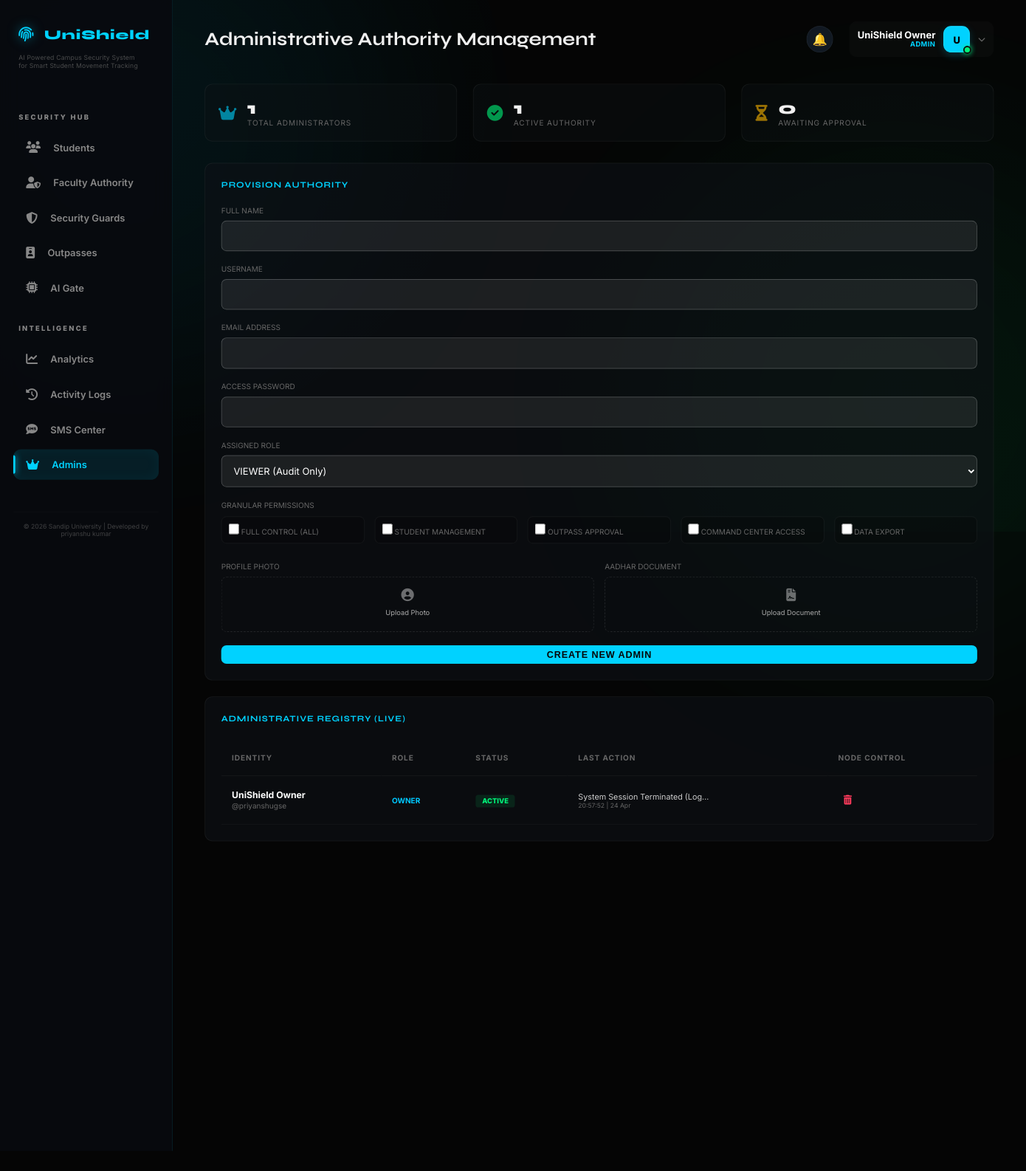
/admin/manage_admins (signed in), run on an earlier commit of the app's database.
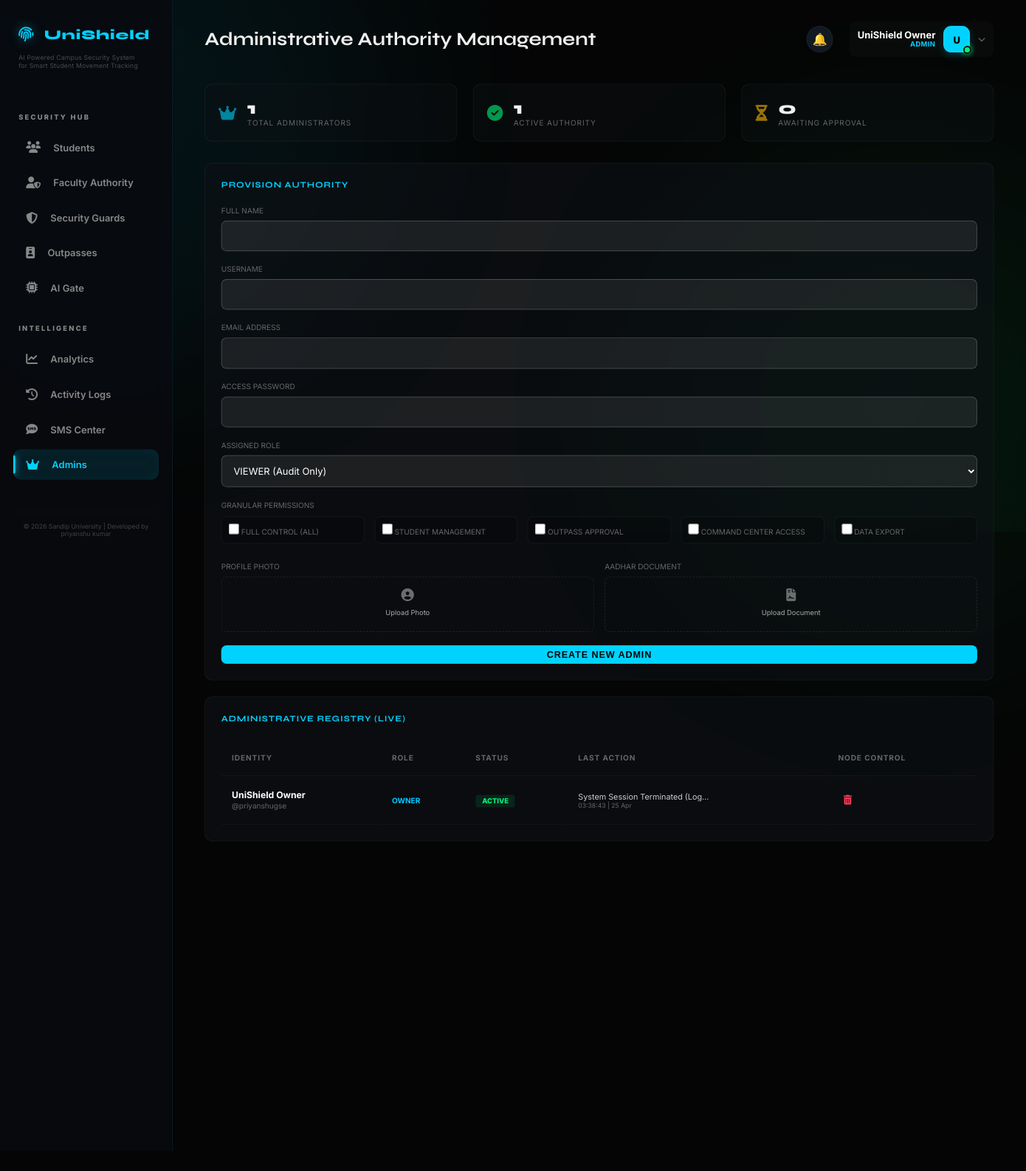
And on a later commit of the database.
### models/user.py (models this page shows, shortened)
class User(db.Model, UserMixin):
    __tablename__ = 'users'
    id = db.Column(db.Integer, primary_key=True)
    username = db.Column(db.String(80), unique=True, nullable=False)
    email = db.Column(db.String(120), unique=True)
    password_hash = db.Column(db.String(128), nullable=False)
    role = db.Column(db.String(20), nullable=False)  # admin | guard | student
    name = db.Column(db.String(100), nullable=False)
    student_id = db.Column(db.String(50), unique=True)
    phone = db.Column(db.String(15))
    parent_phone = db.Column(db.String(15))
    department = db.Column(db.String(200))
    course = db.Column(db.String(100))
    session_year = db.Column(db.String(50))
    year = db.Column(db.Integer)
    hostel_room = db.Column(db.String(20))
    face_encoded = db.Column(db.Text)          # JSON string of encoding
    face_image = db.Column(db.String(200))     # Full path to encoded photo
    photo_path = db.Column(db.String(200))     # Path to stored photo
    id_card_photo = db.Column(db.String(200))  # Path to ID card scan
    is_blacklisted = db.Column(db.Boolean, default=False)
    violations = db.Column(db.Integer, default=0)
    admin_role = db.Column(db.String(30), default='VIEWER') # OWNER | SUPER_ADMIN | SECURITY_ADMIN | VIEWER
    employee_id = db.Column(db.String(50), unique=True)
    permissions = db.Column(db.Text) # JSON list of permissions
    status = db.Column(db.String(20), default='PENDING') # PENDING | ACTIVE | INACTIVE
    last_login = db.Column(db.DateTime)
    last_active = db.Column(db.DateTime, default=datetime.utcnow)
    last_action = db.Column(db.String(200)) # Last readable action performed
    is_active = db.Column(db.Boolean, default=True)
    created_at = db.Column(db.DateTime, default=datetime.utcnow)
    signature_path = db.Column(db.String(200))
    stamp_path = db.Column(db.String(200))
    assigned_gate = db.Column(db.String(50))
    shift_timing = db.Column(db.String(100))
    emergency_contact = db.Column(db.String(15))
    aadhar_document = db.Column(db.String(200))  # Self-attested document

### routes/admin.py (the view, shortened to what this page needs)
@admin_bp.route('/manage_admins', methods=['GET', 'POST'])
@login_required
@admin_required
def manage_admins():
    import json
    all_admins = User.query.filter_by(role='admin').all()
    total_admins = len(all_admins)
    active_admins = sum(1 for a in all_admins if a.status == 'ACTIVE')
    pending_admins = sum(1 for a in all_admins if a.status == 'PENDING')
    return render_template('admin/manage_admins.html',
                         admins=all_admins,
                         total=total_admins,
                         active=active_admins,
                         pending=pending_admins)

### routes/admin.py (called while the page is built)
def admin_required(f):
    @wraps(f)
    def decorated_function(*args, **kwargs):
        if not current_user.is_authenticated or current_user.role != 'admin':
            flash('Admin access required', 'danger')
            return redirect(url_for('auth.login'))
        return f(*args, **kwargs)
    return decorated_function

### templates/admin/manage_admins.html (shortened to what the changed rows need)
{% extends "base.html" %}
{% block page_title %}Administrative Authority Management{% endblock %}
{% block content %}
<div class="admin-grid">
    <div class="section-panel">
        <table class="admin-table">
            <thead>
                <tr>
                    <th>Identity</th>
                    <th>Role</th>
                    <th>Status</th>
                    <th>Last Action</th>
                    <th>Node Control</th>
                </tr>
            </thead>
            <tbody>
                {% for a in admins %}
                <tr>
                    <td>
                        <span class="admin-name">{{ a.name }}</span>
                        <span class="admin-email">@{{ a.username }}</span>
                    </td>
                    <td>
                        <span style="font-weight: 700; font-size: 0.7rem; color: #00c8ff;">{{ a.admin_role }}</span>
                    </td>
                    <td>
                        <span class="badge-status {{ a.status.lower() }}">{{ a.status }}</span>
                    </td>
                    <td>
                        <div class="admin-action-log" title="{{ a.last_action }}">
                            {{ a.last_action if a.last_action else 'No recent signal.' }}
                        </div>
                        <div style="font-size: 0.6rem; color: var(--text-muted);">
                            {{ a.last_login.strftime('%H:%M:%S | %d %b') if a.last_login else 'Never logged in' }}
                        </div>
                    </td>
                    <td>
                        <div style="display: flex; gap: 10px; align-items: center;">
                            <form action="{{ url_for('admin.delete_user', user_id=a.id) }}" method="POST"
                                onsubmit="return confirm('CRITICAL: Purge this administrative node?');"
                                style="display: inline;">
                                <button type="submit" class="btn-action btn-del"><i
                                        class="fas fa-trash-alt"></i></button>
                            </form>
                        </div>
                    </td>
                </tr>
                {% endfor %}
            </tbody>
        </table>
    </div>
</div>
{% endblock %}

### templates/base.html (shortened to what the changed rows need)
<!DOCTYPE html>
<html lang="en">
<head>
    <link rel="stylesheet" href="https://cdnjs.cloudflare.com/ajax/libs/font-awesome/6.4.0/css/all.min.css">
</head>
<body>
    <main style="{% if not current_user.is_authenticated %}margin-left: 0;{% endif %}">
        {% if current_user.is_authenticated %}
        <div class="top-bar">
            <h1 style="font-size: 1.75rem;">{% block page_title %}{% endblock %}</h1>
            <div style="display: flex; align-items: center; gap: 1.5rem;">
                {% if current_user.role == 'admin' %}
                <div class="nb-wrap" id="nb-wrap">
                  <button class="nb-btn" onclick="nbToggle()">🔔
                  </button>
                </div>
                {% else %}
                <a href="#" class="notification-bell">
                    <i class="fas fa-bell"></i>
                    <span id="notif-badge" class="badge">0</span>
                </a>
                {% endif %}
                <div class="profile-dropdown-container">
                    <div class="profile-trigger" id="profileTrigger">
                        <div class="profile-info-text">
                            <p class="name">{{ current_user.name }}</p>
                            <p class="role">{{ current_user.role | upper }}</p>
                        </div>
                        <div class="avatar-box">
                            {% if current_user.photo_path %}
                                <img src="{{ url_for('static', filename='uploads/' + current_user.photo_path) }}" alt="Avatar">
                            {% else %}
                                <span>{{ current_user.name[0] | upper }}</span>
                            {% endif %}
                            <div class="online-dot"></div>
                        </div>
                        <i class="fas fa-chevron-down toggle-icon"></i>
                    </div>
                </div>
            </div>
        </div>
        {% endif %}
        {% block content %}{% endblock %}
    </main>
</body>
</html>

What changed in the data, as far as the page shows it:
changed User "UniShield Owner": last_login "20:57:52 | 24 Apr" → "03:38:43 | 25 Apr"
